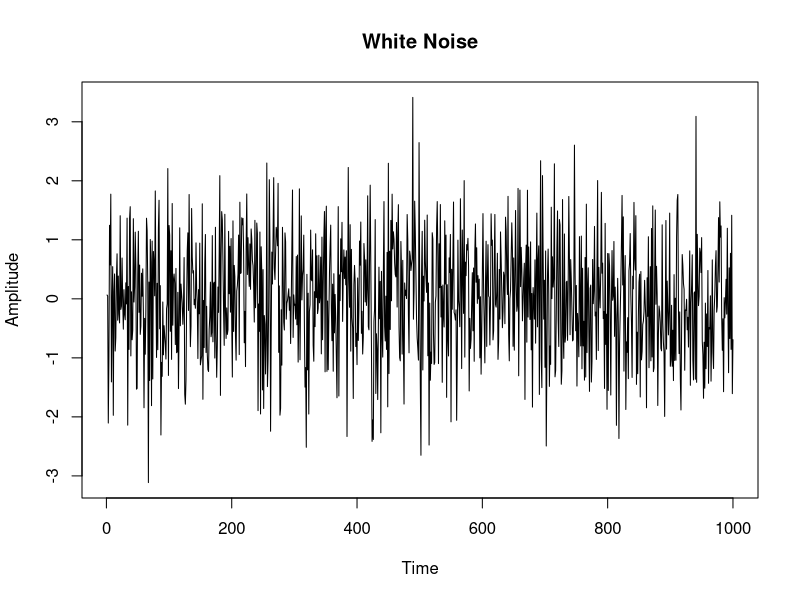

Write R code to recreate this figure.
require(tidyverse)
require(tibble)
require(ggplot2)

# Parameters
size_serie <- 1000
mean_wn <- 0
sd_wn <- 1
phi0 <- 1
phi1 <- runif(n=1, min=-0.99, max=0.99)
dates_vector <- seq.Date(from = as.Date("01-01-2000"), by = "day", length.out = size_serie)

# Generate white noise
a_t <- rnorm(n = size_serie, mean = mean_wn, sd = sd_wn)

# Plot the white noise
plot(a_t, type = "l", main = "White Noise", xlab = "Time", ylab = "Amplitude")
